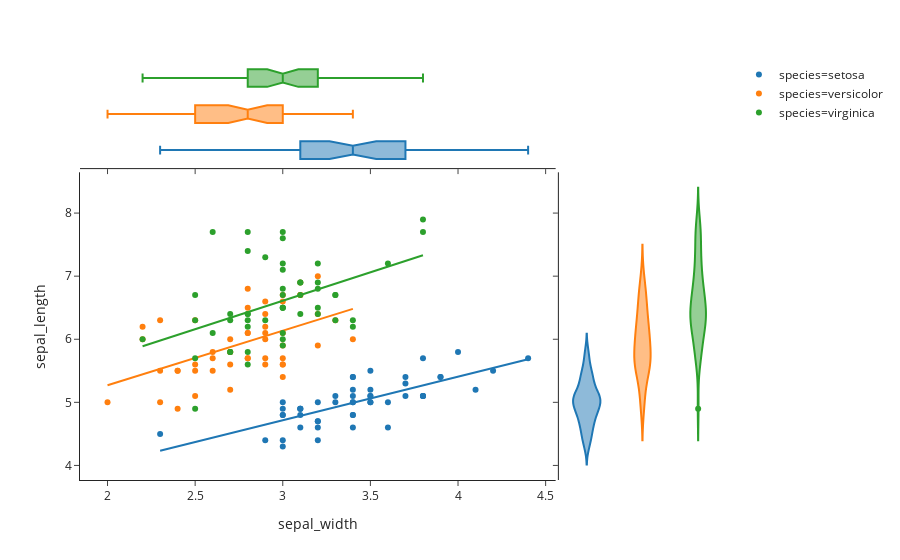

Notebook cell for this chart:
### Code cell
import plotly.express as px
df = px.data.iris()
fig = px.scatter(df, x="sepal_width", y="sepal_length", color="species", marginal_y="violin",
           marginal_x="box", trendline="ols", template="simple_white")
fig.show()

### Figure 1 — Plotly figure (JSON) as saved in the notebook; plotly's stock layout.template omitted (floating-point values rounded to 4 significant figures)
{"data": [{"hoverlabel": {"namelength": 0}, "hovertemplate": "species=setosa<br>sepal_width=%{x}<br>sepal_length=%{y}", "legendgroup": "species=setosa", "marker": {"color": "#1F77B4", "symbol": "circle"}, "mode": "markers", "name": "species=setosa", "showlegend": true, "type": "scatter", "x": [3.5, 3, 3.2, 3.1, 3.6, 3.9, 3.4, 3.4, 2.9, 3.1, 3.7, 3.4, 3, 3, 4, 4.4, 3.9, 3.5, 3.8, 3.8, 3.4, 3.7, 3.6, 3.3, 3.4, 3, 3.4, 3.5, 3.4, 3.2, 3.1, 3.4, 4.1, 4.2, 3.1, 3.2, 3.5, 3.1, 3, 3.4, 3.5, 2.3, 3.2, 3.5, 3.8, 3, 3.8, 3.2, 3.7, 3.3], "xaxis": "x", "y": [5.1, 4.9, 4.7, 4.6, 5, 5.4, 4.6, 5, 4.4, 4.9, 5.4, 4.8, 4.8, 4.3, 5.8, 5.7, 5.4, 5.1, 5.7, 5.1, 5.4, 5.1, 4.6, 5.1, 4.8, 5, 5, 5.2, 5.2, 4.7, 4.8, 5.4, 5.2, 5.5, 4.9, 5, 5.5, 4.9, 4.4, 5.1, 5, 4.5, 4.4, 5, 5.1, 4.8, 5.1, 4.6, 5.3, 5], "yaxis": "y"}, {"alignmentgroup": "True", "hoverlabel": {"namelength": 0}, "hovertemplate": "species=setosa<br>sepal_width=%{x}", "legendgroup": "species=setosa", "marker": {"color": "#1F77B4", "symbol": "circle"}, "name": "species=setosa", "notched": true, "offsetgroup": "species=setosa", "showlegend": false, "type": "box", "x": [3.5, 3, 3.2, 3.1, 3.6, 3.9, 3.4, 3.4, 2.9, 3.1, 3.7, 3.4, 3, 3, 4, 4.4, 3.9, 3.5, 3.8, 3.8, 3.4, 3.7, 3.6, 3.3, 3.4, 3, 3.4, 3.5, 3.4, 3.2, 3.1, 3.4, 4.1, 4.2, 3.1, 3.2, 3.5, 3.1, 3, 3.4, 3.5, 2.3, 3.2, 3.5, 3.8, 3, 3.8, 3.2, 3.7, 3.3], "xaxis": "x3", "yaxis": "y3"}, {"alignmentgroup": "True", "hoverlabel": {"namelength": 0}, "hovertemplate": "species=setosa<br>sepal_length=%{y}", "legendgroup": "species=setosa", "marker": {"color": "#1F77B4", "symbol": "circle"}, "name": "species=setosa", "offsetgroup": "species=setosa", "scalegroup": "y", "showlegend": false, "type": "violin", "xaxis": "x2", "y": [5.1, 4.9, 4.7, 4.6, 5, 5.4, 4.6, 5, 4.4, 4.9, 5.4, 4.8, 4.8, 4.3, 5.8, 5.7, 5.4, 5.1, 5.7, 5.1, 5.4, 5.1, 4.6, 5.1, 4.8, 5, 5, 5.2, 5.2, 4.7, 4.8, 5.4, 5.2, 5.5, 4.9, 5, 5.5, 4.9, 4.4, 5.1, 5, 4.5, 4.4, 5, 5.1, 4.8, 5.1, 4.6, 5.3, 5], "yaxis": "y2"}, {"hoverlabel": {"namelength": 0}, "hovertemplate": "<b>OLS trendline</b><br>sepal_length = 0.690854 * sepal_width + 2.644660<br>R<sup>2</sup>=0.557681<br><br>species=setosa<br>sepal_width=%{x}<br>sepal_length=%{y} <b>(trend)</b>", "legendgroup": "species=setosa", "marker": {"color": "#1F77B4", "symbol": "circle"}, "mode": "lines", "name": "species=setosa", "showlegend": false, "type": "scatter", "x": [2.3, 2.9, 3, 3, 3, 3, 3, 3, 3.1, 3.1, 3.1, 3.1, 3.1, 3.2, 3.2, 3.2, 3.2, 3.2, 3.3, 3.3, 3.4, 3.4, 3.4, 3.4, 3.4, 3.4, 3.4, 3.4, 3.4, 3.5, 3.5, 3.5, 3.5, 3.5, 3.5, 3.6, 3.6, 3.7, 3.7, 3.7, 3.8, 3.8, 3.8, 3.8, 3.9, 3.9, 4, 4.1, 4.2, 4.4], "xaxis": "x", "y": [4.234, 4.648, 4.717, 4.717, 4.717, 4.717, 4.717, 4.717, 4.786, 4.786, 4.786, 4.786, 4.786, 4.855, 4.855, 4.855, 4.855, 4.855, 4.924, 4.924, 4.994, 4.994, 4.994, 4.994, 4.994, 4.994, 4.994, 4.994, 4.994, 5.063, 5.063, 5.063, 5.063, 5.063, 5.063, 5.132, 5.132, 5.201, 5.201, 5.201, 5.27, 5.27, 5.27, 5.27, 5.339, 5.339, 5.408, 5.477, 5.546, 5.684], "yaxis": "y"}, {"hoverlabel": {"namelength": 0}, "hovertemplate": "species=versicolor<br>sepal_width=%{x}<br>sepal_length=%{y}", "legendgroup": "species=versicolor", "marker": {"color": "#FF7F0E", "symbol": "circle"}, "mode": "markers", "name": "species=versicolor", "showlegend": true, "type": "scatter", "x": [3.2, 3.2, 3.1, 2.3, 2.8, 2.8, 3.3, 2.4, 2.9, 2.7, 2, 3, 2.2, 2.9, 2.9, 3.1, 3, 2.7, 2.2, 2.5, 3.2, 2.8, 2.5, 2.8, 2.9, 3, 2.8, 3, 2.9, 2.6, 2.4, 2.4, 2.7, 2.7, 3, 3.4, 3.1, 2.3, 3, 2.5, 2.6, 3, 2.6, 2.3, 2.7, 3, 2.9, 2.9, 2.5, 2.8], "xaxis": "x", "y": [7, 6.4, 6.9, 5.5, 6.5, 5.7, 6.3, 4.9, 6.6, 5.2, 5, 5.9, 6, 6.1, 5.6, 6.7, 5.6, 5.8, 6.2, 5.6, 5.9, 6.1, 6.3, 6.1, 6.4, 6.6, 6.8, 6.7, 6, 5.7, 5.5, 5.5, 5.8, 6, 5.4, 6, 6.7, 6.3, 5.6, 5.5, 5.5, 6.1, 5.8, 5, 5.6, 5.7, 5.7, 6.2, 5.1, 5.7], "yaxis": "y"}, {"alignmentgroup": "True", "hoverlabel": {"namelength": 0}, "hovertemplate": "species=versicolor<br>sepal_width=%{x}", "legendgroup": "species=versicolor", "marker": {"color": "#FF7F0E", "symbol": "circle"}, "name": "species=versicolor", "notched": true, "offsetgroup": "species=versicolor", "showlegend": false, "type": "box", "x": [3.2, 3.2, 3.1, 2.3, 2.8, 2.8, 3.3, 2.4, 2.9, 2.7, 2, 3, 2.2, 2.9, 2.9, 3.1, 3, 2.7, 2.2, 2.5, 3.2, 2.8, 2.5, 2.8, 2.9, 3, 2.8, 3, 2.9, 2.6, 2.4, 2.4, 2.7, 2.7, 3, 3.4, 3.1, 2.3, 3, 2.5, 2.6, 3, 2.6, 2.3, 2.7, 3, 2.9, 2.9, 2.5, 2.8], "xaxis": "x3", "yaxis": "y3"}, {"alignmentgroup": "True", "hoverlabel": {"namelength": 0}, "hovertemplate": "species=versicolor<br>sepal_length=%{y}", "legendgroup": "species=versicolor", "marker": {"color": "#FF7F0E", "symbol": "circle"}, "name": "species=versicolor", "offsetgroup": "species=versicolor", "scalegroup": "y", "showlegend": false, "type": "violin", "xaxis": "x2", "y": [7, 6.4, 6.9, 5.5, 6.5, 5.7, 6.3, 4.9, 6.6, 5.2, 5, 5.9, 6, 6.1, 5.6, 6.7, 5.6, 5.8, 6.2, 5.6, 5.9, 6.1, 6.3, 6.1, 6.4, 6.6, 6.8, 6.7, 6, 5.7, 5.5, 5.5, 5.8, 6, 5.4, 6, 6.7, 6.3, 5.6, 5.5, 5.5, 6.1, 5.8, 5, 5.6, 5.7, 5.7, 6.2, 5.1, 5.7], "yaxis": "y2"}, {"hoverlabel": {"namelength": 0}, "hovertemplate": "<b>OLS trendline</b><br>sepal_length = 0.865078 * sepal_width + 3.539735<br>R<sup>2</sup>=0.276582<br><br>species=versicolor<br>sepal_width=%{x}<br>sepal_length=%{y} <b>(trend)</b>", "legendgroup": "species=versicolor", "marker": {"color": "#FF7F0E", "symbol": "circle"}, "mode": "lines", "name": "species=versicolor", "showlegend": false, "type": "scatter", "x": [2, 2.2, 2.2, 2.3, 2.3, 2.3, 2.4, 2.4, 2.4, 2.5, 2.5, 2.5, 2.5, 2.6, 2.6, 2.6, 2.7, 2.7, 2.7, 2.7, 2.7, 2.8, 2.8, 2.8, 2.8, 2.8, 2.8, 2.9, 2.9, 2.9, 2.9, 2.9, 2.9, 2.9, 3, 3, 3, 3, 3, 3, 3, 3, 3.1, 3.1, 3.1, 3.2, 3.2, 3.2, 3.3, 3.4], "xaxis": "x", "y": [5.27, 5.443, 5.443, 5.529, 5.529, 5.529, 5.616, 5.616, 5.616, 5.702, 5.702, 5.702, 5.702, 5.789, 5.789, 5.789, 5.875, 5.875, 5.875, 5.875, 5.875, 5.962, 5.962, 5.962, 5.962, 5.962, 5.962, 6.048, 6.048, 6.048, 6.048, 6.048, 6.048, 6.048, 6.135, 6.135, 6.135, 6.135, 6.135, 6.135, 6.135, 6.135, 6.221, 6.221, 6.221, 6.308, 6.308, 6.308, 6.394, 6.481], "yaxis": "y"}, {"hoverlabel": {"namelength": 0}, "hovertemplate": "species=virginica<br>sepal_width=%{x}<br>sepal_length=%{y}", "legendgroup": "species=virginica", "marker": {"color": "#2CA02C", "symbol": "circle"}, "mode": "markers", "name": "species=virginica", "showlegend": true, "type": "scatter", "x": [3.3, 2.7, 3, 2.9, 3, 3, 2.5, 2.9, 2.5, 3.6, 3.2, 2.7, 3, 2.5, 2.8, 3.2, 3, 3.8, 2.6, 2.2, 3.2, 2.8, 2.8, 2.7, 3.3, 3.2, 2.8, 3, 2.8, 3, 2.8, 3.8, 2.8, 2.8, 2.6, 3, 3.4, 3.1, 3, 3.1, 3.1, 3.1, 2.7, 3.2, 3.3, 3, 2.5, 3, 3.4, 3], "xaxis": "x", "y": [6.3, 5.8, 7.1, 6.3, 6.5, 7.6, 4.9, 7.3, 6.7, 7.2, 6.5, 6.4, 6.8, 5.7, 5.8, 6.4, 6.5, 7.7, 7.7, 6, 6.9, 5.6, 7.7, 6.3, 6.7, 7.2, 6.2, 6.1, 6.4, 7.2, 7.4, 7.9, 6.4, 6.3, 6.1, 7.7, 6.3, 6.4, 6, 6.9, 6.7, 6.9, 5.8, 6.8, 6.7, 6.7, 6.3, 6.5, 6.2, 5.9], "yaxis": "y"}, {"alignmentgroup": "True", "hoverlabel": {"namelength": 0}, "hovertemplate": "species=virginica<br>sepal_width=%{x}", "legendgroup": "species=virginica", "marker": {"color": "#2CA02C", "symbol": "circle"}, "name": "species=virginica", "notched": true, "offsetgroup": "species=virginica", "showlegend": false, "type": "box", "x": [3.3, 2.7, 3, 2.9, 3, 3, 2.5, 2.9, 2.5, 3.6, 3.2, 2.7, 3, 2.5, 2.8, 3.2, 3, 3.8, 2.6, 2.2, 3.2, 2.8, 2.8, 2.7, 3.3, 3.2, 2.8, 3, 2.8, 3, 2.8, 3.8, 2.8, 2.8, 2.6, 3, 3.4, 3.1, 3, 3.1, 3.1, 3.1, 2.7, 3.2, 3.3, 3, 2.5, 3, 3.4, 3], "xaxis": "x3", "yaxis": "y3"}, {"alignmentgroup": "True", "hoverlabel": {"namelength": 0}, "hovertemplate": "species=virginica<br>sepal_length=%{y}", "legendgroup": "species=virginica", "marker": {"color": "#2CA02C", "symbol": "circle"}, "name": "species=virginica", "offsetgroup": "species=virginica", "scalegroup": "y", "showlegend": false, "type": "violin", "xaxis": "x2", "y": [6.3, 5.8, 7.1, 6.3, 6.5, 7.6, 4.9, 7.3, 6.7, 7.2, 6.5, 6.4, 6.8, 5.7, 5.8, 6.4, 6.5, 7.7, 7.7, 6, 6.9, 5.6, 7.7, 6.3, 6.7, 7.2, 6.2, 6.1, 6.4, 7.2, 7.4, 7.9, 6.4, 6.3, 6.1, 7.7, 6.3, 6.4, 6, 6.9, 6.7, 6.9, 5.8, 6.8, 6.7, 6.7, 6.3, 6.5, 6.2, 5.9], "yaxis": "y2"}, {"hoverlabel": {"namelength": 0}, "hovertemplate": "<b>OLS trendline</b><br>sepal_length = 0.901534 * sepal_width + 3.906836<br>R<sup>2</sup>=0.209057<br><br>species=virginica<br>sepal_width=%{x}<br>sepal_length=%{y} <b>(trend)</b>", "legendgroup": "species=virginica", "marker": {"color": "#2CA02C", "symbol": "circle"}, "mode": "lines", "name": "species=virginica", "showlegend": false, "type": "scatter", "x": [2.2, 2.5, 2.5, 2.5, 2.5, 2.6, 2.6, 2.7, 2.7, 2.7, 2.7, 2.8, 2.8, 2.8, 2.8, 2.8, 2.8, 2.8, 2.8, 2.9, 2.9, 3, 3, 3, 3, 3, 3, 3, 3, 3, 3, 3, 3, 3.1, 3.1, 3.1, 3.1, 3.2, 3.2, 3.2, 3.2, 3.2, 3.3, 3.3, 3.3, 3.4, 3.4, 3.6, 3.8, 3.8], "xaxis": "x", "y": [5.89, 6.161, 6.161, 6.161, 6.161, 6.251, 6.251, 6.341, 6.341, 6.341, 6.341, 6.431, 6.431, 6.431, 6.431, 6.431, 6.431, 6.431, 6.431, 6.521, 6.521, 6.611, 6.611, 6.611, 6.611, 6.611, 6.611, 6.611, 6.611, 6.611, 6.611, 6.611, 6.611, 6.702, 6.702, 6.702, 6.702, 6.792, 6.792, 6.792, 6.792, 6.792, 6.882, 6.882, 6.882, 6.972, 6.972, 7.152, 7.333, 7.333], "yaxis": "y"}], "layout": {"legend": {"tracegroupgap": 0}, "margin": {"t": 60}, "xaxis": {"anchor": "y", "domain": [0, 0.7363], "title": {"text": "sepal_width"}}, "xaxis2": {"anchor": "y2", "domain": [0.7413, 1], "matches": "x2", "showline": false, "showticklabels": false, "ticks": ""}, "xaxis3": {"anchor": "y3", "domain": [0, 0.7363], "matches": "x", "showticklabels": false}, "xaxis4": {"anchor": "y4", "domain": [0.7413, 1], "matches": "x2", "showline": false, "showticklabels": false, "ticks": ""}, "yaxis": {"anchor": "x", "domain": [0, 0.7326], "title": {"text": "sepal_length"}}, "yaxis2": {"anchor": "x2", "domain": [0, 0.7326], "matches": "y", "showticklabels": false}, "yaxis3": {"anchor": "x3", "domain": [0.7426, 1], "matches": "y3", "showline": false, "showticklabels": false, "ticks": ""}, "yaxis4": {"anchor": "x4", "domain": [0.7426, 1], "matches": "y3", "showline": false, "showticklabels": false, "ticks": ""}}}
